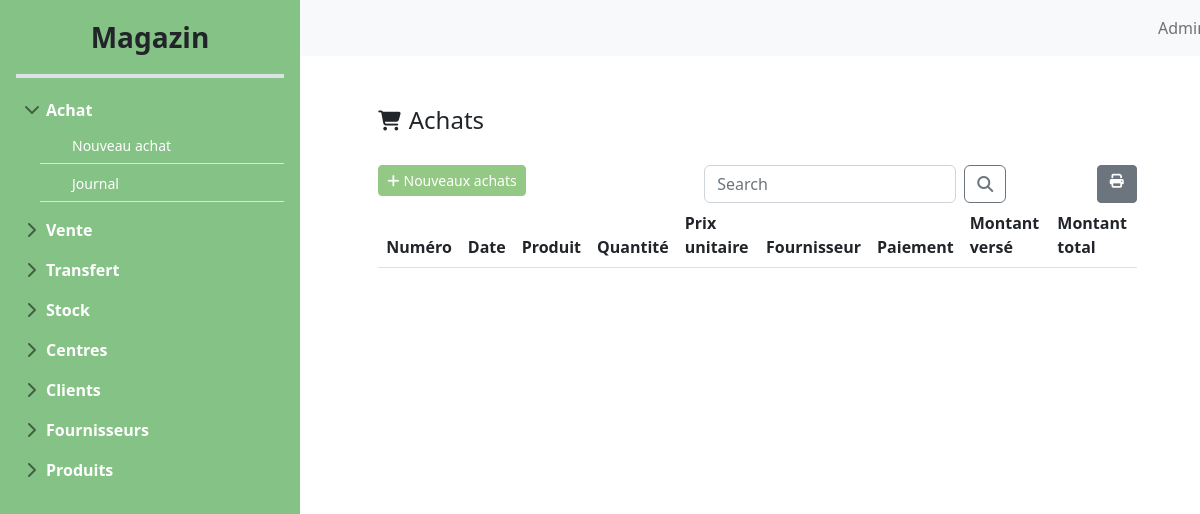
Before: /achatList/ with the older database file.
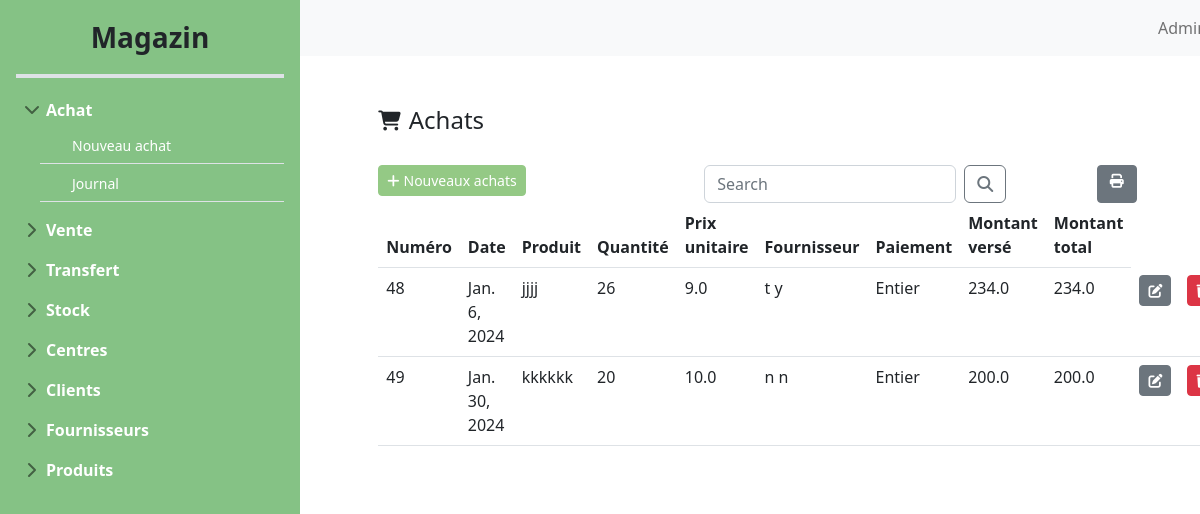
After: the same page with the newer database file.
### main_store/models.py (models this page shows)
class Achat(models.Model):
    num_a = models.AutoField(primary_key=True)
    qte_a = models.IntegerField()
    date_a = models.DateField()
    type_choices=[
         ('Entier', 'Entier'),
        ('Partiel', 'Partiel'),
    ]
    type_Paiement_A = models.CharField(max_length=20,choices=type_choices)
    montant_A = models.FloatField()
    prix_unitaireHT = models.FloatField()
    fournisseur= models.ForeignKey(Fournisseur, on_delete = models.CASCADE)
    stock = models.ForeignKey(Stock ,on_delete = models.CASCADE, null=True, default=None)
    produit = models.ForeignKey(Produit ,on_delete = models.CASCADE)

class Produit(models.Model):
    code_P = models.AutoField(primary_key=True)
    designationP = models.CharField(max_length=50)
    def __str__(self):
        return self.designationP

class Fournisseur(models.Model):
    code_f = models.AutoField(primary_key=True)
    nom_f = models.CharField(max_length=50)
    prenom_f = models.CharField(max_length=50)
    adresse_f = models.CharField(max_length=100)
    telephone_f = models.CharField(max_length=50)
    solde = models.FloatField(default=0.0)
    def __str__(self):
        return f"{self.nom_f} {self.prenom_f}"

### main_store/views.py (the view)
# urls.py: path('achatList/',views.afficher_achat,name='achatList'),
def afficher_achat(request):
    achats=Achat.objects.all()
    return render(request,"main-store/achats/achatList.html",{"achats":achats})

### templates/main-store/achats/achatList.html (shortened to what this page needs)
{%extends 'main-store/base/baseStore.html' %}
{%block content%}
{% load mathfilters %}
<div class="row">
    <div class="col-md-1"></div>
    <div class="col-md-11">
        <div class="d-flex align-items-center" style="padding-top: 50px;">
            <i class="fa-solid fa-cart-shopping me-2 fa-lg"></i>
            <h4 class="mb-0">Achats</h4>
        </div>
    </div>
</div>
<div class="row" style="padding-top: 30px;">
    <div class="col-md-1"></div>
    <div class="col-md-10">
        <div class="card border-0">
            <div class="row">
                <div class="col-md-5">
                    <a class="btn btn-secondary btn-sm" id="green-btn" href="{% url 'achatAdd'%}">
                        <i class="fa-solid fa-plus me-1"></i>Nouveaux achats
                    </a>
                </div>
                <div class="col-md-5">
                    <form class="d-flex">
                        <input class="form-control me-2" type="search" placeholder="Search" aria-label="Search">
                        <button class="btn btn-outline-secondary" type="submit"><i
                                class="fa-solid fa-magnifying-glass"></i></button>
                    </form>
                </div>
                <div class="col-md-2 d-flex justify-content-end">
                    <a class="btn btn-secondary btn-sm" href="#"><i class="fa-solid fa-print me-1 ms-1"></i></a>
                </div>
            </div>
        </div>
        <table class="table table-hover bg-white">
            <thead>
                <tr>
                    <th>Numéro</th>
                    <th>Date</th>
                    <th>Produit</th>
                    <th>Quantité</th>
                    <th>Prix unitaire</th>
                    <th>Fournisseur</th>
                    <th>Paiement</th>
                    <th>Montant versé</th>
                    <th>Montant total</th>
                </tr>
            </thead>
            <tbody>
                {% for achat in achats %}
                <tr>
                    <td class="col-md-1">{{achat.num_a}}</td>
                    <td class="col-md-1">{{achat.date_a}}</td>
                    <td class="col-md-2">{{achat.produit }}</td>
                    <td class="col-md-2">{{achat.qte_a}}</td>
                    <td class="col-md-2">{{achat.prix_unitaireHT}}</td>
                    <td class="col-md-2">{{achat.fournisseur }}</td>
                    <td class="col-md-1">{{achat.type_Paiement_A }}</td>
                    <td class="col-md-1">{{achat.montant_A }}</td>
                    <td class="col-md-1"> {% with total_amount=achat.qte_a|mul:achat.prix_unitaireHT %}
                        {{ total_amount }}
                        {% endwith %}
                    </td>
                    <td class="col-md-1"><a class="btn btn-secondary btn-sm" href="#">
                            <i class="fa-solid fa-pen-to-square"></i></a></td>
                    <td class="col-md-1"><a class="btn btn-danger btn-sm" href="{% url 'achatDelete' achat.num_a %}">
                            <i class="fa-solid fa-trash"></i>
                        </a></td>
                </tr>
                {% endfor %}
            </tbody>
        </table>
    </div>
    <div class="col-md-1"></div>
</div>
{%endblock%}

Changed rows visible on the page:
added Achat: num_a "48", date_a "Jan. 6, 2024", produit "jjjj", qte_a "26", prix_unitaireHT "9.0", fournisseur "t y", type_Paiement_A "Entier", montant_A "234.0"
added Achat: num_a "49", date_a "Jan. 30, 2024", produit "kkkkkk", qte_a "20", prix_unitaireHT "10.0", fournisseur "n n", type_Paiement_A "Entier", montant_A "200.0"
